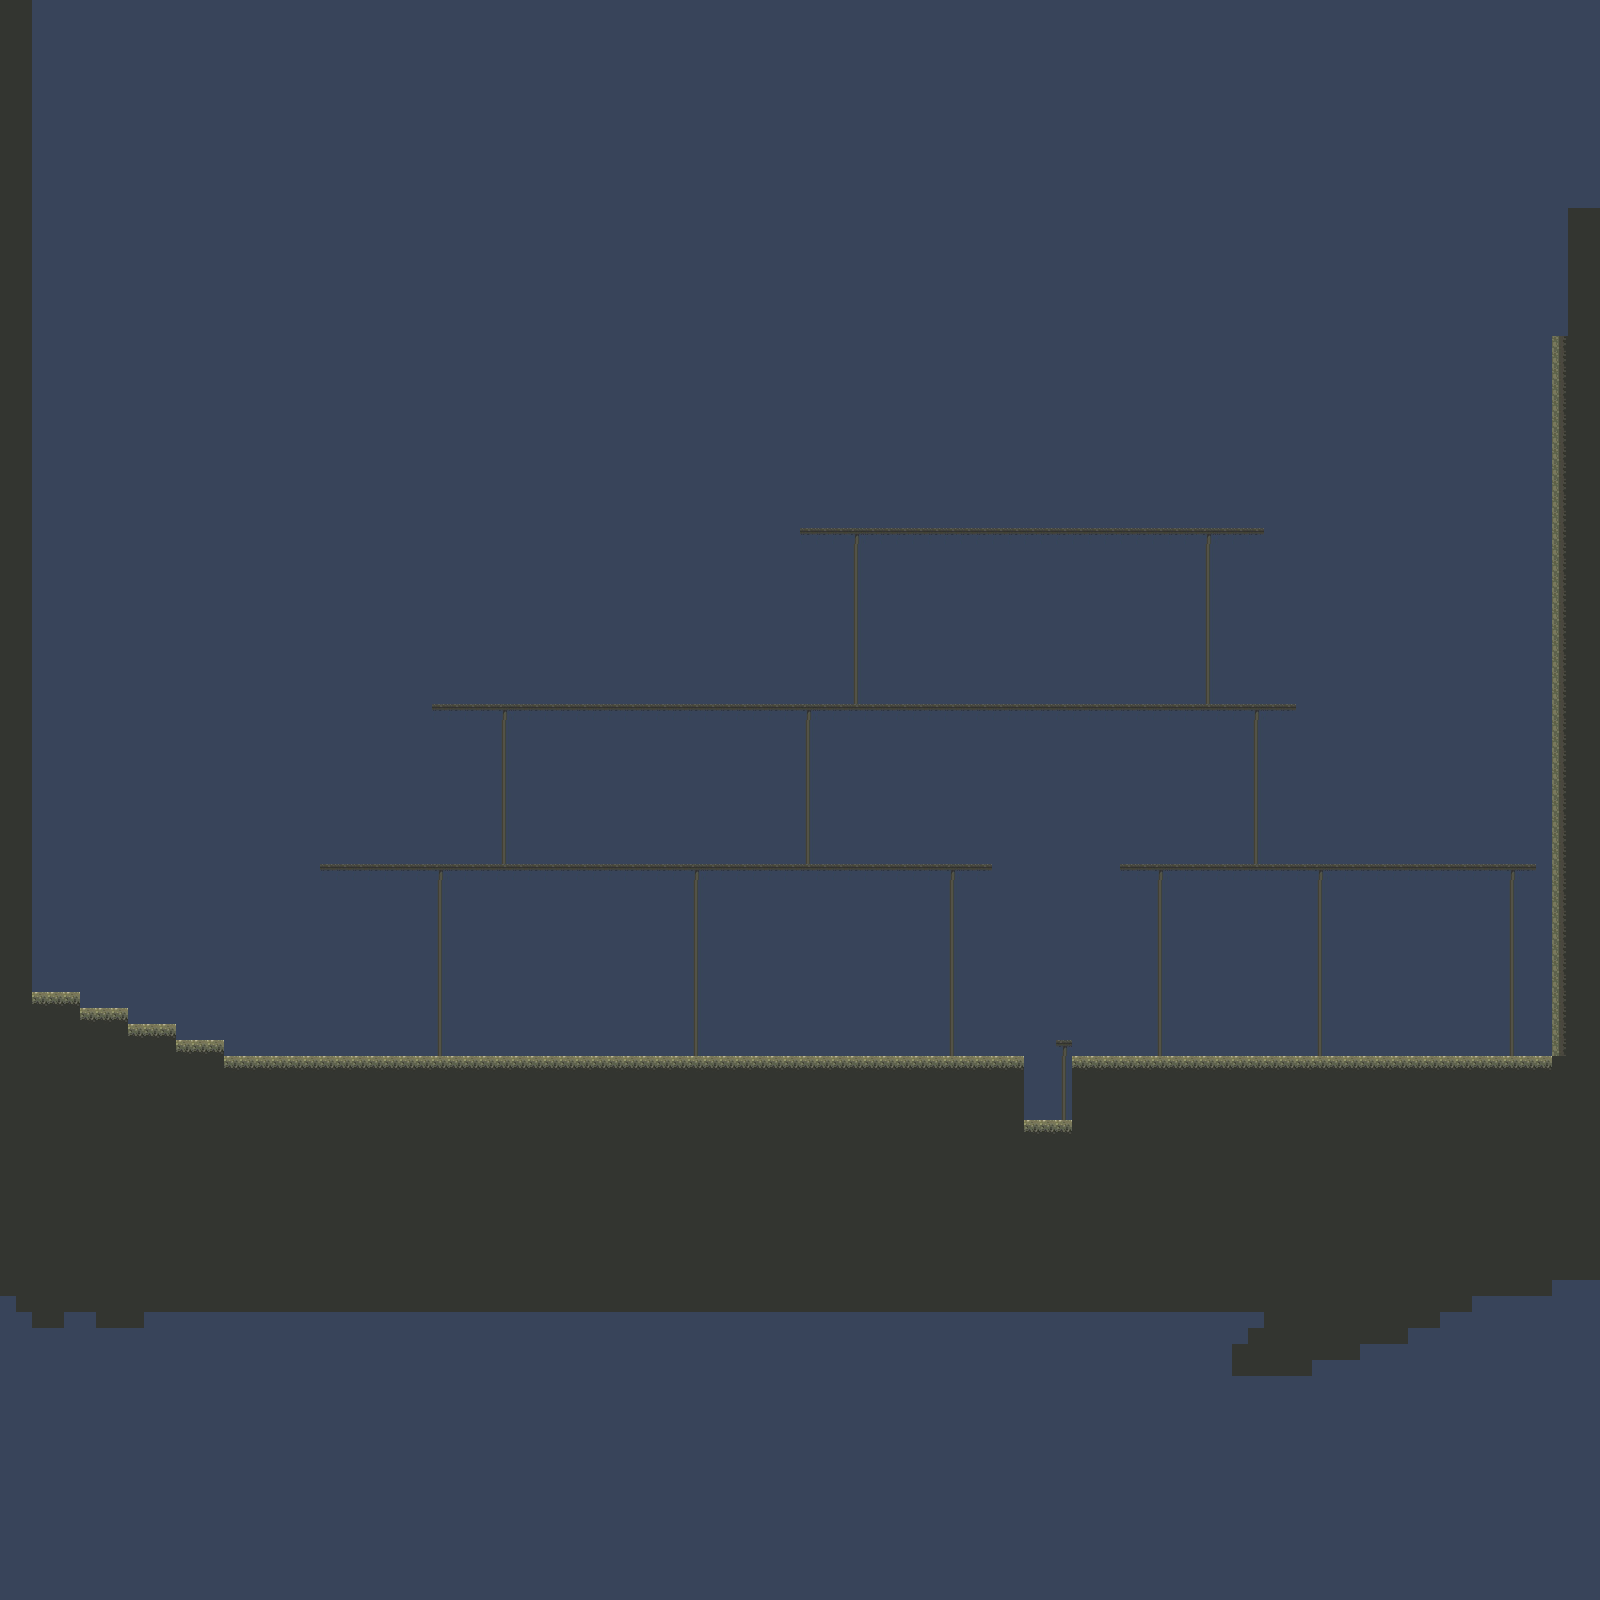

Tiled map render using the project's own tile images. Description and the map definition, with tile-layer contents summarised, below:
An orthogonal 100x100 tile map with 16x16 px tiles, 3 tile layers (air, ground, ladder), 8 tilesets and 27 objects.

<map version="2017.05.26" orientation="orthogonal" renderorder="right-down" width="100" height="100" tilewidth="16" tileheight="16" nextobjectid="52">
 <tileset firstgid="1" source="TileSet1.tsx" />
 <tileset firstgid="2" source="TileSet2.tsx" />
 <tileset firstgid="6" source="TileSet1.tsx" />
 <tileset firstgid="7" source="TileSet4.tsx" />
 <tileset firstgid="8" source="TileSet3.tsx" />
 <tileset firstgid="9" source="TileSet5.tsx" />
 <tileset firstgid="10" source="TileSet6.tsx" />
 <tileset firstgid="11" source="TileSet7.tsx" />
 <layer name="air" width="100" height="100">
  <data>[10000 cells, 10000 non-empty, 1 distinct tile ids]</data>
 </layer>
 <objectgroup name="teleporter">
  <object id="1" x="952.667" y="466" width="176.667" height="59.3333" />
 </objectgroup>
 <objectgroup name="chest">
  <object id="29" x="1360.5" y="1040" width="31.5" height="14.5" />
  <object id="30" x="48.5" y="976.5" width="31.5" height="14.5" />
  <object id="34" x="1105.5" y="1041" width="30" height="14.5" />
  <object id="36" x="352.5" y="1040.5" width="31.5" height="14.5" />
  <object id="38" x="352" y="848" width="32" height="14.5" />
  <object id="41" x="673" y="848.5" width="31" height="13.5" />
  <object id="43" x="1473.5" y="848" width="30" height="15" />
  <object id="46" x="977.5" y="688.5" width="30.5" height="14" />
  <object id="51" x="1152.5" y="513" width="31" height="13.5" />
 </objectgroup>
 <objectgroup name="spawner">
  <object id="9" x="771" y="996" width="36" height="26">
   <ellipse />
  </object>
  <object id="10" x="1217" y="993" width="55" height="27">
   <ellipse />
  </object>
  <object id="11" x="477" y="998" width="56" height="21">
   <ellipse />
  </object>
  <object id="12" x="256" y="986" width="65" height="31">
   <ellipse />
  </object>
  <object id="13" x="108" y="954" width="16" height="20">
   <ellipse />
  </object>
  <object id="14" x="551" y="800" width="38" height="29">
   <ellipse />
  </object>
  <object id="15" x="875" y="798" width="45" height="31">
   <ellipse />
  </object>
  <object id="16" x="615" y="631" width="49" height="34">
   <ellipse />
  </object>
  <object id="17" x="1109" y="640" width="46" height="28">
   <ellipse />
  </object>
  <object id="18" x="1251" y="650" width="41" height="33">
   <ellipse />
  </object>
  <object id="19" x="791" y="641" width="48" height="33">
   <ellipse />
  </object>
  <object id="20" x="1319" y="801" width="39" height="25">
   <ellipse />
  </object>
  <object id="21" x="1126" y="799" width="50" height="23">
   <ellipse />
  </object>
  <object id="22" x="1458" y="970" width="40" height="40">
   <ellipse />
  </object>
  <object id="23" x="967" y="986" width="29" height="42">
   <ellipse />
  </object>
  <object id="24" x="1173" y="475" width="57" height="22">
   <ellipse />
  </object>
  <object id="25" x="886" y="463" width="39" height="35">
   <ellipse />
  </object>
 </objectgroup>
 <layer name="ground" width="100" height="100">
  <data>[10000 cells, 2068 non-empty, 8 distinct tile ids]</data>
 </layer>
 <layer name="ladder" width="100" height="100">
  <data>[10000 cells, 129 non-empty, 2 distinct tile ids]</data>
 </layer>
</map>
